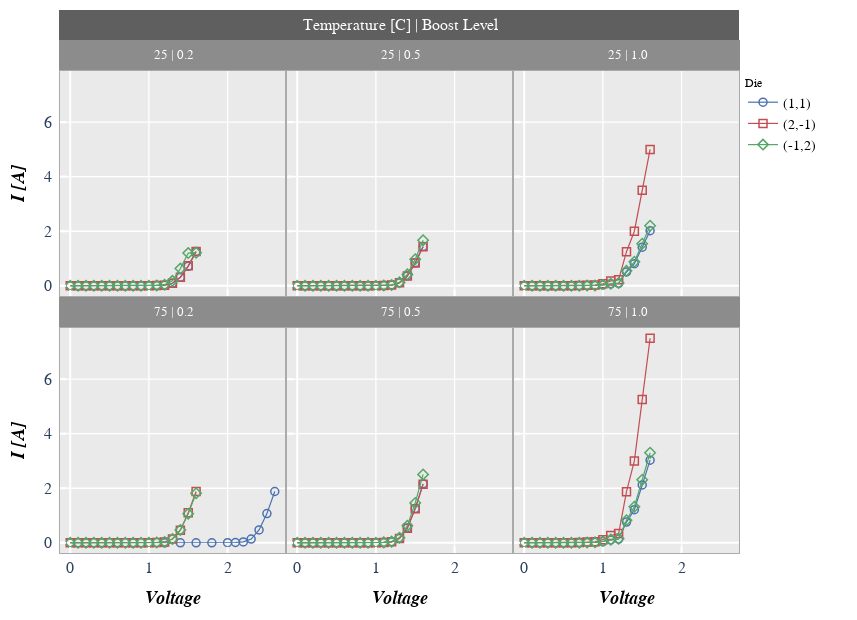

Notebook cell for this chart:
### Markdown cell above
A wrap plot is an alternate view of the row by column grid.  For wrap plots, each subplot contains the unique values or combination of values from one or more DataFrame columns.  The actual values plotted are condensed into a single label above each plot window.  By default, spacing between plots is removed, unlike the row x column grouping option (this default can be overriden by keyword ``ws_col``).  Additionally, the default number of columns in this grid are determined by the square root of the total number of subplot windows.  However, the number of columns in a wrap plot can be controlled via keyword ``ncol``.  In wrap plots, x and y axes ranges must be shared.

Default number of columns:

### Code cell
fcp.plot(df, x='Voltage', y='I [A]', legend='Die', wrap=['Temperature [C]', 'Boost Level'], show=True,
         ax_size=[225, 225], filter='Substrate=="Si" & Target Wavelength==450', label_rc_font_size=13)

### Figure 1 — Plotly figure (JSON) as saved in the notebook; plotly's stock layout.template omitted (floating-point values rounded to 4 significant figures)
{"data": [{"line": {"width": 1.2}, "marker": {"color": "#4b72b0", "line": {"color": "#4b72b0", "width": 1.5}, "size": 8, "symbol": "circle-open"}, "mode": "lines+markers", "name": "(1,1)", "showlegend": true, "type": "scatter", "x": [0, 0.1, 0.2, 0.3, 0.4, 0.5, 0.6, 0.7, 0.8, 0.9, 1, 1.1, 1.2, 1.3, 1.4, 1.5, 1.6], "xaxis": "x", "y": [0, 0, 0, 0, 0, 0, 0, 0, 0, 0, 0.001, 0.007, 0.021, 0.091, 0.314, 0.713, 1.253], "yaxis": "y"}, {"line": {"width": 1.2}, "marker": {"color": "#c34e52", "line": {"color": "#c34e52", "width": 1.5}, "size": 8, "symbol": "square-open"}, "mode": "lines+markers", "name": "(2,-1)", "showlegend": true, "type": "scatter", "x": [0, 0.1, 0.2, 0.3, 0.4, 0.5, 0.6, 0.7, 0.8, 0.9, 1, 1.1, 1.2, 1.3, 1.4, 1.5, 1.6], "xaxis": "x", "y": [0, 0, 0, 0, 0, 0, 0, 0, 0, 0, 0.001, 0.007, 0.02, 0.092, 0.309, 0.731, 1.255], "yaxis": "y"}, {"line": {"width": 1.2}, "marker": {"color": "#54a767", "line": {"color": "#54a767", "width": 1.5}, "size": 8, "symbol": "diamond-open"}, "mode": "lines+markers", "name": "(-1,2)", "showlegend": true, "type": "scatter", "x": [0, 0.1, 0.2, 0.3, 0.4, 0.5, 0.6, 0.7, 0.8, 0.9, 1, 1.1, 1.2, 1.3, 1.4, 1.5, 1.6], "xaxis": "x", "y": [0, 0, 0, 0, 0, 0, 0, 0, 0, 0, 0.002, 0.014, 0.04, 0.18, 0.63, 1.2, 1.211], "yaxis": "y"}, {"line": {"width": 1.2}, "marker": {"color": "#4b72b0", "line": {"color": "#4b72b0", "width": 1.5}, "size": 8, "symbol": "circle-open"}, "mode": "lines+markers", "name": "(1,1)", "showlegend": false, "type": "scatter", "x": [0, 0.1, 0.2, 0.3, 0.4, 0.5, 0.6, 0.7, 0.8, 0.9, 1, 1.1, 1.2, 1.3, 1.4, 1.5, 1.6], "xaxis": "x2", "y": [0, 0, 0, 0, 0, 0, 0, 0, 0, 0, 0.0012, 0.0084, 0.024, 0.108, 0.36, 0.84, 1.44], "yaxis": "y2"}, {"line": {"width": 1.2}, "marker": {"color": "#c34e52", "line": {"color": "#c34e52", "width": 1.5}, "size": 8, "symbol": "square-open"}, "mode": "lines+markers", "name": "(2,-1)", "showlegend": false, "type": "scatter", "x": [0, 0.1, 0.2, 0.3, 0.4, 0.5, 0.6, 0.7, 0.8, 0.9, 1, 1.1, 1.2, 1.3, 1.4, 1.5, 1.6], "xaxis": "x2", "y": [0, 0, 0, 0, 0, 0, 0, 0, 0, 0.001, 0.00119, 0.00833, 0.0238, 0.1071, 0.357, 0.833, 1.428], "yaxis": "y2"}, {"line": {"width": 1.2}, "marker": {"color": "#54a767", "line": {"color": "#54a767", "width": 1.5}, "size": 8, "symbol": "diamond-open"}, "mode": "lines+markers", "name": "(-1,2)", "showlegend": false, "type": "scatter", "x": [0, 0.1, 0.2, 0.3, 0.4, 0.5, 0.6, 0.7, 0.8, 0.9, 1, 1.1, 1.2, 1.3, 1.4, 1.5, 1.6], "xaxis": "x2", "y": [0, 0, 0, 0, 0, 0, 0, 0, 0, 0.0005, 0.001392, 0.009747, 0.02785, 0.1253, 0.4177, 0.9747, 1.671], "yaxis": "y2"}, {"line": {"width": 1.2}, "marker": {"color": "#4b72b0", "line": {"color": "#4b72b0", "width": 1.5}, "size": 8, "symbol": "circle-open"}, "mode": "lines+markers", "name": "(1,1)", "showlegend": false, "type": "scatter", "x": [0, 0.1, 0.2, 0.3, 0.4, 0.5, 0.6, 0.7, 0.8, 0.9, 1, 1.1, 1.2, 1.3, 1.4, 1.5, 1.6], "xaxis": "x3", "y": [0, 0, 0, 0, 0, 0, 0.00101, 0.00303, 0.00707, 0.0101, 0.0303, 0.0707, 0.0909, 0.505, 0.808, 1.414, 2.02], "yaxis": "y3"}, {"line": {"width": 1.2}, "marker": {"color": "#c34e52", "line": {"color": "#c34e52", "width": 1.5}, "size": 8, "symbol": "square-open"}, "mode": "lines+markers", "name": "(2,-1)", "showlegend": false, "type": "scatter", "x": [0, 0.1, 0.2, 0.3, 0.4, 0.5, 0.6, 0.7, 0.8, 0.9, 1, 1.1, 1.2, 1.3, 1.4, 1.5, 1.6], "xaxis": "x3", "y": [0, 0, 0, 0, 0, 0, 0.0025, 0.0075, 0.0175, 0.025, 0.075, 0.175, 0.225, 1.25, 2, 3.5, 5], "yaxis": "y3"}, {"line": {"width": 1.2}, "marker": {"color": "#54a767", "line": {"color": "#54a767", "width": 1.5}, "size": 8, "symbol": "diamond-open"}, "mode": "lines+markers", "name": "(-1,2)", "showlegend": false, "type": "scatter", "x": [0, 0.1, 0.2, 0.3, 0.4, 0.5, 0.6, 0.7, 0.8, 0.9, 1, 1.1, 1.2, 1.3, 1.4, 1.5, 1.6], "xaxis": "x3", "y": [0, 0, 0, 0, 0, 0, 0.0011, 0.0033, 0.0077, 0.011, 0.033, 0.077, 0.099, 0.55, 0.88, 1.54, 2.2], "yaxis": "y3"}, {"line": {"width": 1.2}, "marker": {"color": "#4b72b0", "line": {"color": "#4b72b0", "width": 1.5}, "size": 8, "symbol": "circle-open"}, "mode": "lines+markers", "name": "(1,1)", "showlegend": false, "type": "scatter", "x": [0, 0.2, 0.4, 0.6, 0.8, 1, 1.2, 1.4, 1.6, 1.8, 2, 2.1, 2.2, 2.3, 2.4, 2.5, 2.6], "xaxis": "x4", "y": [0, 0, 0, 0, 0, 0, 0, 0, 0, 0, 0.0015, 0.0105, 0.0315, 0.1365, 0.471, 1.069, 1.879], "yaxis": "y4"}, {"line": {"width": 1.2}, "marker": {"color": "#c34e52", "line": {"color": "#c34e52", "width": 1.5}, "size": 8, "symbol": "square-open"}, "mode": "lines+markers", "name": "(2,-1)", "showlegend": false, "type": "scatter", "x": [0, 0.1, 0.2, 0.3, 0.4, 0.5, 0.6, 0.7, 0.8, 0.9, 1, 1.1, 1.2, 1.3, 1.4, 1.5, 1.6], "xaxis": "x4", "y": [0, 0, 0, 0, 0, 0, 0, 0, 0, 0, 0.0015, 0.0105, 0.03, 0.138, 0.4635, 1.097, 1.883], "yaxis": "y4"}, {"line": {"width": 1.2}, "marker": {"color": "#54a767", "line": {"color": "#54a767", "width": 1.5}, "size": 8, "symbol": "diamond-open"}, "mode": "lines+markers", "name": "(-1,2)", "showlegend": false, "type": "scatter", "x": [0, 0.1, 0.2, 0.3, 0.4, 0.5, 0.6, 0.7, 0.8, 0.9, 1, 1.1, 1.2, 1.3, 1.4, 1.5, 1.6], "xaxis": "x4", "y": [0, 0, 0, 0, 0, 0, 0, 0, 0, 0, 0.0015, 0.0105, 0.03, 0.138, 0.4725, 1.068, 1.817], "yaxis": "y4"}, {"line": {"width": 1.2}, "marker": {"color": "#4b72b0", "line": {"color": "#4b72b0", "width": 1.5}, "size": 8, "symbol": "circle-open"}, "mode": "lines+markers", "name": "(1,1)", "showlegend": false, "type": "scatter", "x": [0, 0.1, 0.2, 0.3, 0.4, 0.5, 0.6, 0.7, 0.8, 0.9, 1, 1.1, 1.2, 1.3, 1.4, 1.5, 1.6], "xaxis": "x5", "y": [0, 0, 0, 0, 0, 0, 0, 0, 0, 0, 0.0018, 0.0126, 0.036, 0.162, 0.54, 1.26, 2.16], "yaxis": "y5"}, {"line": {"width": 1.2}, "marker": {"color": "#c34e52", "line": {"color": "#c34e52", "width": 1.5}, "size": 8, "symbol": "square-open"}, "mode": "lines+markers", "name": "(2,-1)", "showlegend": false, "type": "scatter", "x": [0, 0.1, 0.2, 0.3, 0.4, 0.5, 0.6, 0.7, 0.8, 0.9, 1, 1.1, 1.2, 1.3, 1.4, 1.5, 1.6], "xaxis": "x5", "y": [0, 0, 0, 0, 0, 0, 0, 0, 0, 0.0015, 0.001785, 0.01249, 0.0357, 0.1606, 0.5355, 1.25, 2.142], "yaxis": "y5"}, {"line": {"width": 1.2}, "marker": {"color": "#54a767", "line": {"color": "#54a767", "width": 1.5}, "size": 8, "symbol": "diamond-open"}, "mode": "lines+markers", "name": "(-1,2)", "showlegend": false, "type": "scatter", "x": [0, 0.1, 0.2, 0.3, 0.4, 0.5, 0.6, 0.7, 0.8, 0.9, 1, 1.1, 1.2, 1.3, 1.4, 1.5, 1.6], "xaxis": "x5", "y": [0, 0, 0, 0, 0, 0, 0, 0, 0, 0.00075, 0.002089, 0.01462, 0.04177, 0.188, 0.6266, 1.462, 2.506], "yaxis": "y5"}, {"line": {"width": 1.2}, "marker": {"color": "#4b72b0", "line": {"color": "#4b72b0", "width": 1.5}, "size": 8, "symbol": "circle-open"}, "mode": "lines+markers", "name": "(1,1)", "showlegend": false, "type": "scatter", "x": [0, 0.1, 0.2, 0.3, 0.4, 0.5, 0.6, 0.7, 0.8, 0.9, 1, 1.1, 1.2, 1.3, 1.4, 1.5, 1.6], "xaxis": "x6", "y": [0, 0, 0, 0, 0, 0, 0.001515, 0.004545, 0.0106, 0.01515, 0.04545, 0.1061, 0.1363, 0.7575, 1.212, 2.121, 3.03], "yaxis": "y6"}, {"line": {"width": 1.2}, "marker": {"color": "#c34e52", "line": {"color": "#c34e52", "width": 1.5}, "size": 8, "symbol": "square-open"}, "mode": "lines+markers", "name": "(2,-1)", "showlegend": false, "type": "scatter", "x": [0, 0.1, 0.2, 0.3, 0.4, 0.5, 0.6, 0.7, 0.8, 0.9, 1, 1.1, 1.2, 1.3, 1.4, 1.5, 1.6], "xaxis": "x6", "y": [0, 0, 0, 0, 0, 0, 0.00375, 0.01125, 0.02625, 0.0375, 0.1125, 0.2625, 0.3375, 1.875, 3, 5.25, 7.5], "yaxis": "y6"}, {"line": {"width": 1.2}, "marker": {"color": "#54a767", "line": {"color": "#54a767", "width": 1.5}, "size": 8, "symbol": "diamond-open"}, "mode": "lines+markers", "name": "(-1,2)", "showlegend": false, "type": "scatter", "x": [0, 0.1, 0.2, 0.3, 0.4, 0.5, 0.6, 0.7, 0.8, 0.9, 1, 1.1, 1.2, 1.3, 1.4, 1.5, 1.6], "xaxis": "x6", "y": [0, 0, 0, 0, 0, 0, 0.00165, 0.00495, 0.01155, 0.0165, 0.0495, 0.1155, 0.1485, 0.825, 1.32, 2.31, 3.3], "yaxis": "y6"}], "layout": {"annotations": [{"font": {"color": "#ffffff", "family": "sans-serif", "size": 16}, "showarrow": false, "text": "Temperature [C] | Boost Level", "textangle": 0, "x": 1.511, "xanchor": "center", "xref": "x domain", "y": 1.204, "yanchor": "middle", "yref": "y domain"}, {"font": {"color": "#ffffff", "family": "sans-serif", "size": 13}, "showarrow": false, "text": "25 | 0.2", "textangle": 0, "x": 0.5044, "xanchor": "center", "xref": "x domain", "y": 1.071, "yanchor": "middle", "yref": "y domain"}, {"font": {"color": "#ffffff", "family": "sans-serif", "size": 13}, "showarrow": false, "text": "25 | 0.5", "textangle": 0, "x": 0.5044, "xanchor": "center", "xref": "x2 domain", "y": 1.071, "yanchor": "middle", "yref": "y2 domain"}, {"font": {"color": "#ffffff", "family": "sans-serif", "size": 13}, "showarrow": false, "text": "25 | 1.0", "textangle": 0, "x": 0.5044, "xanchor": "center", "xref": "x3 domain", "y": 1.071, "yanchor": "middle", "yref": "y3 domain"}, {"font": {"color": "#ffffff", "family": "sans-serif", "size": 13}, "showarrow": false, "text": "75 | 0.2", "textangle": 0, "x": 0.5044, "xanchor": "center", "xref": "x4 domain", "y": 1.071, "yanchor": "middle", "yref": "y4 domain"}, {"font": {"color": "#ffffff", "family": "sans-serif", "size": 13}, "showarrow": false, "text": "75 | 0.5", "textangle": 0, "x": 0.5044, "xanchor": "center", "xref": "x5 domain", "y": 1.071, "yanchor": "middle", "yref": "y5 domain"}, {"font": {"color": "#ffffff", "family": "sans-serif", "size": 13}, "showarrow": false, "text": "75 | 1.0", "textangle": 0, "x": 0.5044, "xanchor": "center", "xref": "x6 domain", "y": 1.071, "yanchor": "middle", "yref": "y6 domain"}], "autosize": true, "height": 620, "legend": {"bgcolor": "#ffffff", "bordercolor": "#ffffff", "borderwidth": 1, "font": {"color": "black", "family": "sans-serif", "size": 14}, "itemwidth": 30, "title": {"font": {"family": "sans-serif", "size": 12}, "text": "Die"}, "traceorder": "normal", "x": 1.001, "xanchor": "right", "y": 1, "yanchor": "top"}, "margin": {"b": 66, "l": 60, "r": 36, "t": 70}, "modebar": {"bgcolor": "#ffffff", "orientation": "v"}, "paper_bgcolor": "#ffffff", "plot_bgcolor": "#eaeaea", "shapes": [{"fillcolor": "#5f5f5f", "line": {"color": "#5f5f5f", "width": 0}, "type": "rect", "x0": -0.004444, "x1": 3.018, "xref": "x domain", "y0": 1.138, "y1": 1.271, "yref": "y domain"}, {"fillcolor": "#8c8c8c", "line": {"color": "#8c8c8c", "width": 0}, "type": "rect", "x0": -0.004444, "x1": 1.004, "xref": "x domain", "y0": 1.004, "y1": 1.138, "yref": "y domain"}, {"fillcolor": "#8c8c8c", "line": {"color": "#8c8c8c", "width": 0}, "type": "rect", "x0": -0.004444, "x1": 1.004, "xref": "x2 domain", "y0": 1.004, "y1": 1.138, "yref": "y2 domain"}, {"fillcolor": "#8c8c8c", "line": {"color": "#8c8c8c", "width": 0}, "type": "rect", "x0": -0.004444, "x1": 1.004, "xref": "x3 domain", "y0": 1.004, "y1": 1.138, "yref": "y3 domain"}, {"fillcolor": "#8c8c8c", "line": {"color": "#8c8c8c", "width": 0}, "type": "rect", "x0": -0.004444, "x1": 1.004, "xref": "x4 domain", "y0": 1.004, "y1": 1.138, "yref": "y4 domain"}, {"fillcolor": "#8c8c8c", "line": {"color": "#8c8c8c", "width": 0}, "type": "rect", "x0": -0.004444, "x1": 1.004, "xref": "x5 domain", "y0": 1.004, "y1": 1.138, "yref": "y5 domain"}, {"fillcolor": "#8c8c8c", "line": {"color": "#8c8c8c", "width": 0}, "type": "rect", "x0": -0.004444, "x1": 1.004, "xref": "x6 domain", "y0": 1.004, "y1": 1.138, "yref": "y6 domain"}], "showlegend": true, "title": {"x": 0.5397, "y": 0.9806}, "width": 857, "xaxis": {"anchor": "y", "domain": [0, 0.2957], "gridcolor": "#ffffff", "griddash": "solid", "gridwidth": 1.3, "linecolor": "#aaaaaa", "linewidth": 1, "matches": "x4", "mirror": true, "range": [-0.13, 2.73], "showline": true, "showticklabels": false, "tickcolor": "#ffffff", "tickfont": {"family": "sans-serif", "size": 16}, "ticklen": 6.2, "ticks": "inside", "tickwidth": 2.2, "type": "linear"}, "xaxis2": {"anchor": "y2", "domain": [0.2983, 0.594], "gridcolor": "#ffffff", "griddash": "solid", "gridwidth": 1.3, "linecolor": "#aaaaaa", "linewidth": 1, "matches": "x5", "mirror": true, "range": [-0.13, 2.73], "showline": true, "showticklabels": false, "tickcolor": "#ffffff", "tickfont": {"family": "sans-serif", "size": 16}, "ticklen": 6.2, "ticks": "inside", "tickwidth": 2.2, "type": "linear"}, "xaxis3": {"anchor": "y3", "domain": [0.5966, 0.8922], "gridcolor": "#ffffff", "griddash": "solid", "gridwidth": 1.3, "linecolor": "#aaaaaa", "linewidth": 1, "matches": "x6", "mirror": true, "range": [-0.13, 2.73], "showline": true, "showticklabels": false, "tickcolor": "#ffffff", "tickfont": {"family": "sans-serif", "size": 16}, "ticklen": 6.2, "ticks": "inside", "tickwidth": 2.2, "type": "linear"}, "xaxis4": {"anchor": "y4", "domain": [0, 0.2957], "gridcolor": "#ffffff", "griddash": "solid", "gridwidth": 1.3, "linecolor": "#aaaaaa", "linewidth": 1, "mirror": true, "range": [-0.13, 2.73], "showline": true, "showticklabels": true, "tickcolor": "#ffffff", "tickfont": {"family": "sans-serif", "size": 16}, "ticklen": 6.2, "ticks": "inside", "tickwidth": 2.2, "title": {"font": {"color": "#000000", "family": "sans-serif", "size": 18}, "standoff": 15, "text": "<i><b><i><b><i><b><i><b>Voltage</b></i></b></i></b></i></b></i>"}, "type": "linear"}, "xaxis5": {"anchor": "y5", "domain": [0.2983, 0.594], "gridcolor": "#ffffff", "griddash": "solid", "gridwidth": 1.3, "linecolor": "#aaaaaa", "linewidth": 1, "mirror": true, "range": [-0.13, 2.73], "showline": true, "showticklabels": true, "tickcolor": "#ffffff", "tickfont": {"family": "sans-serif", "size": 16}, "ticklen": 6.2, "ticks": "inside", "tickwidth": 2.2, "title": {"font": {"color": "#000000", "family": "sans-serif", "size": 18}, "standoff": 15, "text": "<i><b><i><b><i><b><i><b><i><b>Voltage</b></i></b></i></b></i></b></i></b></i>"}, "type": "linear"}, "xaxis6": {"anchor": "y6", "domain": [0.5966, 0.8922], "gridcolor": "#ffffff", "griddash": "solid", "gridwidth": 1.3, "linecolor": "#aaaaaa", "linewidth": 1, "mirror": true, "range": [-0.13, 2.73], "showline": true, "showticklabels": true, "tickcolor": "#ffffff", "tickfont": {"family": "sans-serif", "size": 16}, "ticklen": 6.2, "ticks": "inside", "tickwidth": 2.2, "title": {"font": {"color": "#000000", "family": "sans-serif", "size": 18}, "standoff": 15, "text": "<i><b><i><b><i><b><i><b><i><b><i><b>Voltage</b></i></b></i></b></i></b></i></b></i></b></i>"}, "type": "linear"}, "yaxis": {"anchor": "x", "domain": [0.5331, 0.9979], "gridcolor": "#ffffff", "griddash": "solid", "gridwidth": 1.3, "linecolor": "#aaaaaa", "linewidth": 1, "mirror": true, "range": [-0.375, 7.875], "showline": true, "showticklabels": true, "tickcolor": "#ffffff", "tickfont": {"family": "sans-serif", "size": 16}, "ticklen": 6.2, "ticks": "inside", "ticksuffix": " ", "tickwidth": 2.2, "title": {"font": {"color": "#000000", "family": "sans-serif", "size": 18}, "standoff": 15, "text": "<i><b>I [A]</b></i>"}, "type": "linear"}, "yaxis2": {"anchor": "x2", "domain": [0.5331, 0.9979], "gridcolor": "#ffffff", "griddash": "solid", "gridwidth": 1.3, "linecolor": "#aaaaaa", "linewidth": 1, "matches": "y", "mirror": true, "range": [-0.375, 7.875], "showline": true, "showticklabels": false, "tickcolor": "#ffffff", "tickfont": {"family": "sans-serif", "size": 16}, "ticklen": 6.2, "ticks": "inside", "ticksuffix": " ", "tickwidth": 2.2, "type": "linear"}, "yaxis3": {"anchor": "x3", "domain": [0.5331, 0.9979], "gridcolor": "#ffffff", "griddash": "solid", "gridwidth": 1.3, "linecolor": "#aaaaaa", "linewidth": 1, "matches": "y", "mirror": true, "range": [-0.375, 7.875], "showline": true, "showticklabels": false, "tickcolor": "#ffffff", "tickfont": {"family": "sans-serif", "size": 16}, "ticklen": 6.2, "ticks": "inside", "ticksuffix": " ", "tickwidth": 2.2, "type": "linear"}, "yaxis4": {"anchor": "x4", "domain": [0.002066, 0.4669], "gridcolor": "#ffffff", "griddash": "solid", "gridwidth": 1.3, "linecolor": "#aaaaaa", "linewidth": 1, "mirror": true, "range": [-0.375, 7.875], "showline": true, "showticklabels": true, "tickcolor": "#ffffff", "tickfont": {"family": "sans-serif", "size": 16}, "ticklen": 6.2, "ticks": "inside", "ticksuffix": " ", "tickwidth": 2.2, "title": {"font": {"color": "#000000", "family": "sans-serif", "size": 18}, "standoff": 15, "text": "<i><b><i><b><i><b><i><b>I [A]</b></i></b></i></b></i></b></i>"}, "type": "linear"}, "yaxis5": {"anchor": "x5", "domain": [0.002066, 0.4669], "gridcolor": "#ffffff", "griddash": "solid", "gridwidth": 1.3, "linecolor": "#aaaaaa", "linewidth": 1, "matches": "y4", "mirror": true, "range": [-0.375, 7.875], "showline": true, "showticklabels": false, "tickcolor": "#ffffff", "tickfont": {"family": "sans-serif", "size": 16}, "ticklen": 6.2, "ticks": "inside", "ticksuffix": " ", "tickwidth": 2.2, "type": "linear"}, "yaxis6": {"anchor": "x6", "domain": [0.002066, 0.4669], "gridcolor": "#ffffff", "griddash": "solid", "gridwidth": 1.3, "linecolor": "#aaaaaa", "linewidth": 1, "matches": "y4", "mirror": true, "range": [-0.375, 7.875], "showline": true, "showticklabels": false, "tickcolor": "#ffffff", "tickfont": {"family": "sans-serif", "size": 16}, "ticklen": 6.2, "ticks": "inside", "ticksuffix": " ", "tickwidth": 2.2, "type": "linear"}}}
